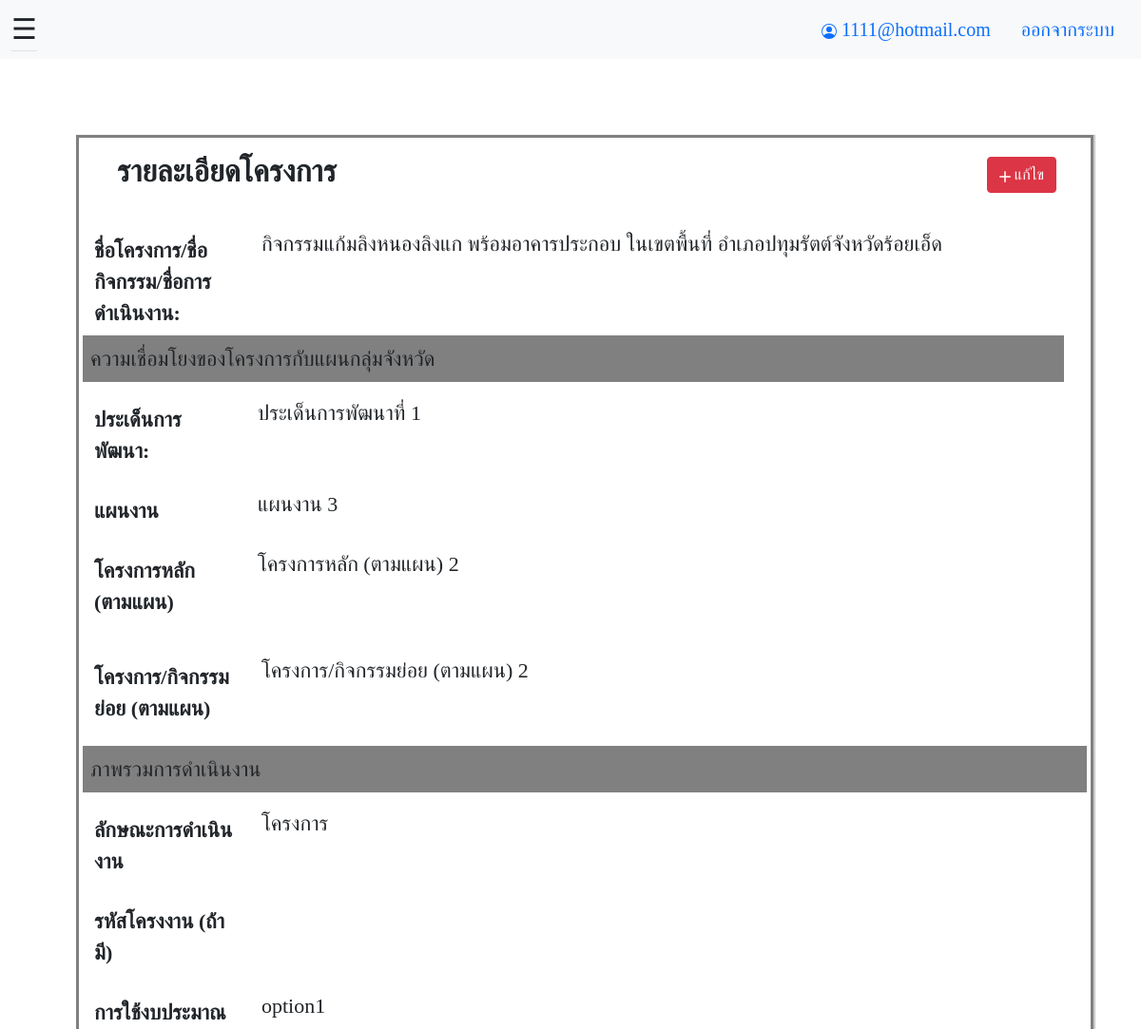
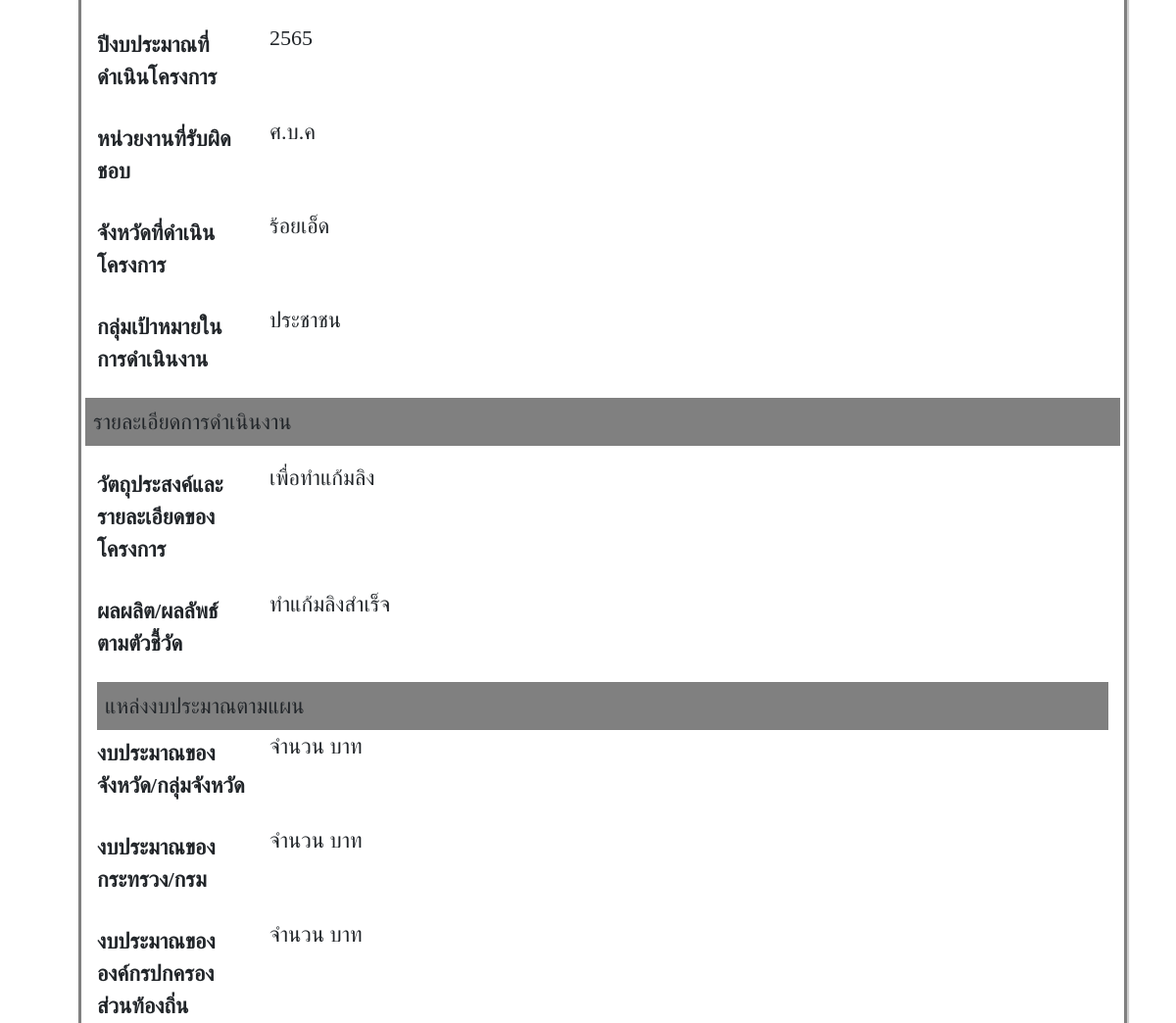
/index/detail.php?project_id=14 (signed in, upper part), run on an earlier commit of the app's database (2 pictures, top to bottom).
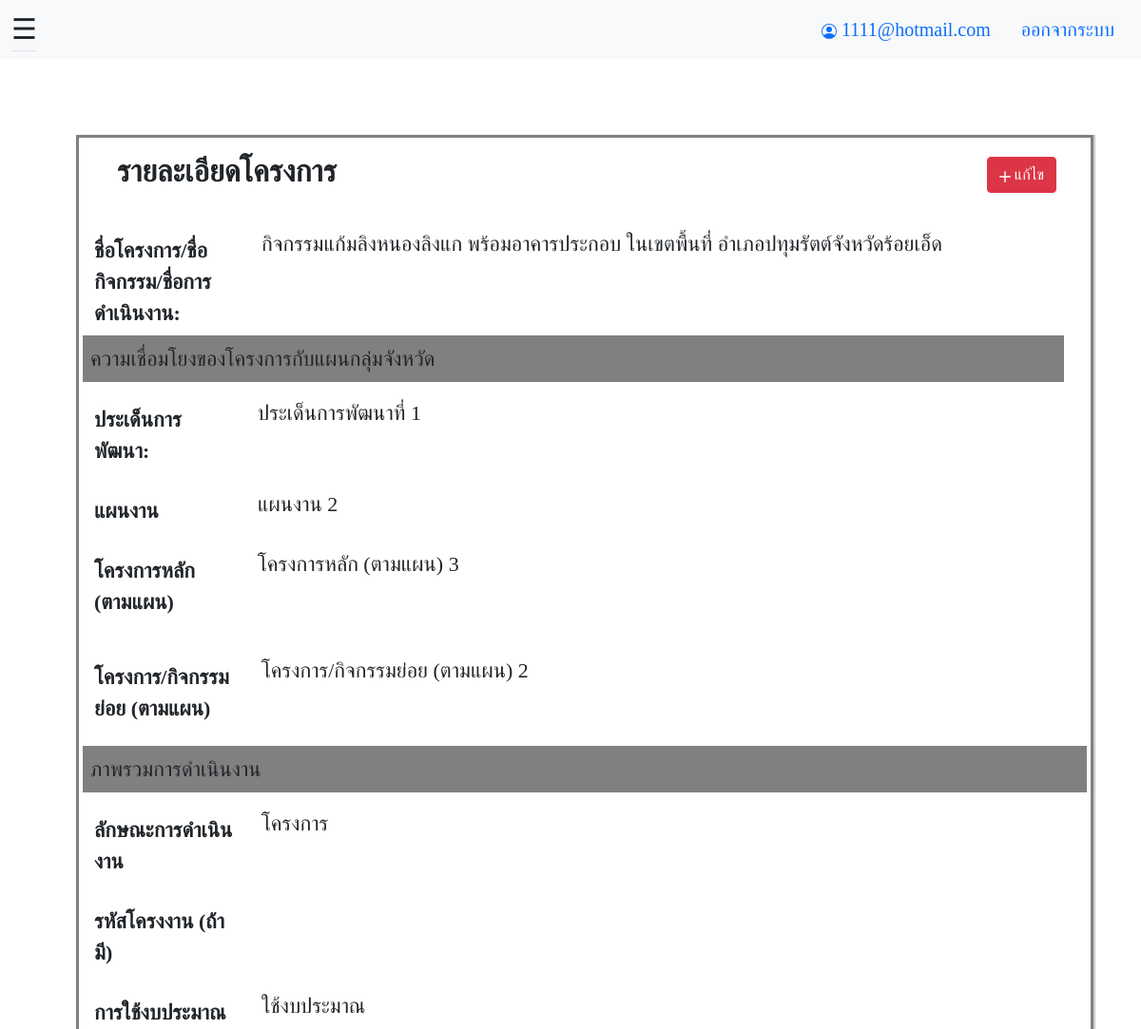
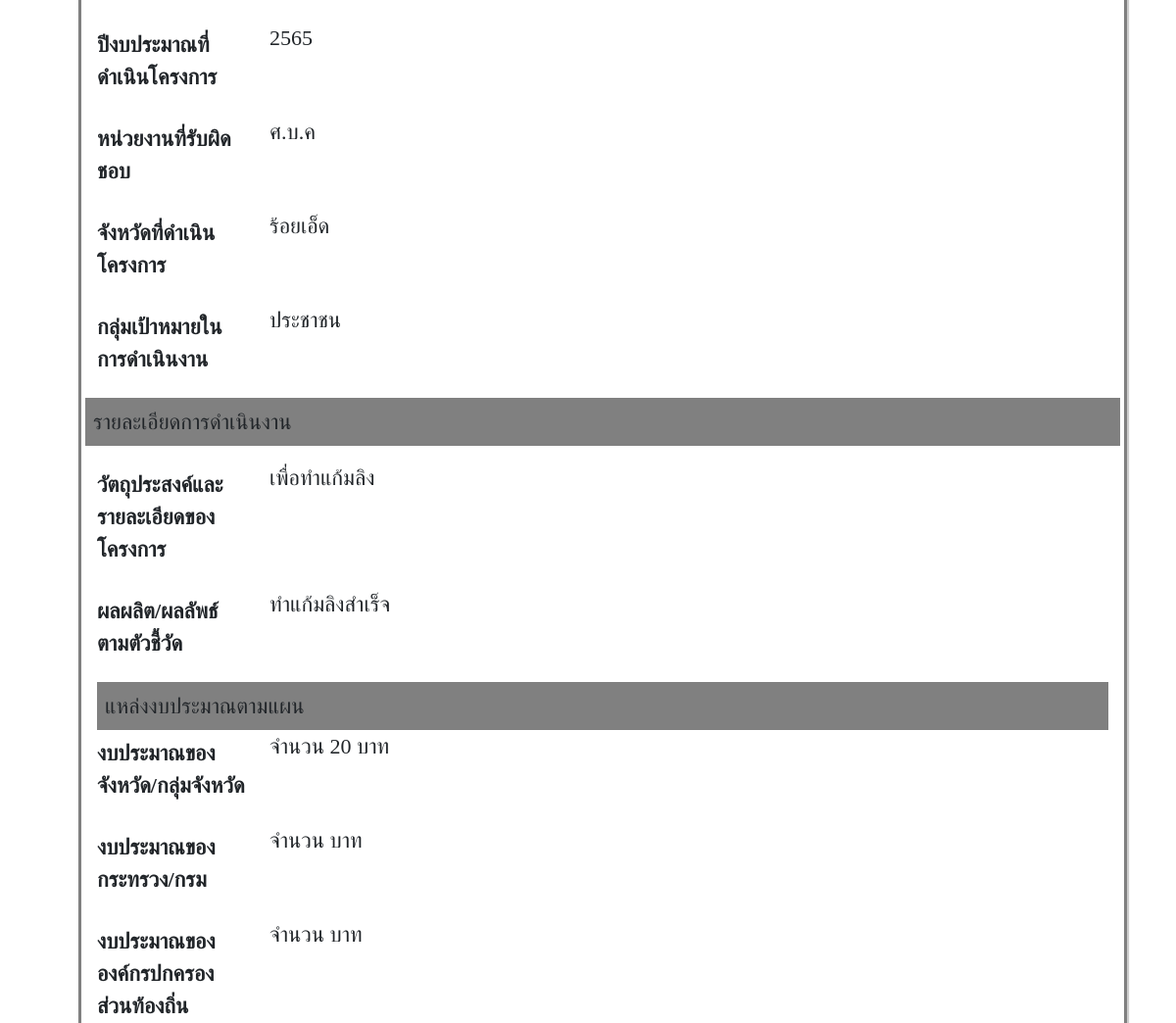
And on a later commit of the database (2 pictures, top to bottom).
### tables this page shows
CREATE TABLE `project` (
  `project_id` int(11) NOT NULL,
  `project_name` varchar(100) NOT NULL,
  `development_subject` varchar(200) NOT NULL,
  `project_roadmap` varchar(100) NOT NULL,
  `project_main` varchar(100) NOT NULL,
  `project_sub` varchar(100) NOT NULL,
  `operation_type` varchar(200) NOT NULL,
  `project_code` varchar(100) NOT NULL,
  `use_budget` varchar(200) NOT NULL,
  `budget_year` varchar(200) NOT NULL,
  `institution` varchar(100) NOT NULL,
  `province` varchar(100) NOT NULL,
  `target_user` varchar(100) NOT NULL,
  `project_objective` varchar(200) NOT NULL,
  `project_result` varchar(200) NOT NULL,
  `project_additional` varchar(200) NOT NULL,
  `budget_province_plan` int(11) DEFAULT NULL,
  `budget_province_receive` int(11) DEFAULT NULL,
  `budget_province_use` int(11) DEFAULT NULL,
  `budget_department_plan` int(11) DEFAULT NULL,
  `budget_department_receive` int(11) DEFAULT NULL,
  `budget_department_use` int(11) DEFAULT NULL,
  `budget_local_plan` int(11) DEFAULT NULL,
  `budget_local_receive` int(11) DEFAULT NULL,
  `budget_local_use` int(11) DEFAULT NULL,
  `budget_private_plan` int(11) DEFAULT NULL,
  `budget_private_receive` int(11) DEFAULT NULL,
  `budget_private_use` int(11) DEFAULT NULL,
  `user_id` int(11) NOT NULL,
  `file_path` varchar(200) NOT NULL
);

### index/detail.php (the view, shortened to what the changed rows need)
<!DOCTYPE html>
<html lang="en">
<head>
  <?php include "../connect.php" ?>
</head>
<body>
  <?php
  $stmt = $pdo->prepare("SELECT * FROM project where project_id = ?");
  $stmt->bindParam(1, $_GET["project_id"]);
  $stmt->execute();
  ?>
  <?php $row = $stmt->fetch()  ?>
  <div id="main" class="main bd-main order-1">
    <div class="bd-intro ps-lg-4">
      <div class="d-md-flex flex-md-row-reverse align-items-center justify-content-between">
        <h2 class="bd-title" id="content" style="font-weight: bold;">รายละเอียดโครงการ</h2>
      </div>
    </div>
    <br>
    <div class="w-100 bd-highlight">
      <div class="row mb-3">
        <label for="project_code" class="col-sm-2 col-form-label" style="font-weight: bold;">ชื่อโครงการ/ชื่อกิจกรรม/ชื่อการดำเนินงาน:</label>
        <div class="col-sm-10">
          <?= $row["project_name"] ?>
        </div>
        <div class="row mb-3">
          <div class="-flex p-2 bd-highlight" style="background-color: gray;">
          </div>
        </div>
        <div class="row mb-3">
          <label for="project_code" class="col-sm-2 col-form-label" style="font-weight: bold;">ประเด็นการพัฒนา: </label>
          <div class="col-sm-10">
            <?= $row["development_subject"] ?>
          </div>
        </div>
        <div class="row mb-3">
          <label for="project_code" class="col-sm-2 col-form-label" style="font-weight: bold;">แผนงาน</label>
          <div class="col-sm-10">
            <?= $row["project_roadmap"] ?>
          </div>
        </div>
        <div class="row mb-3">
          <label for="project_code" class="col-sm-2 col-form-label" style="font-weight: bold;">โครงการหลัก (ตามแผน)</label>
          <div class="col-sm-10">
            <?= $row["project_main"] ?>
          </div>
        </div>
      </div>
      <div class="row mb-3">
        <label for="project_code" class="col-sm-2 col-form-label" style="font-weight: bold;">โครงการ/กิจกรรมย่อย (ตามแผน)</label>
        <div class="col-sm-10">
          <?= $row["project_sub"] ?>
        </div>
      </div>
      <div class="row mb-3">
        <label for="project_code" class="col-sm-2 col-form-label" style="font-weight: bold;">ลักษณะการดำเนินงาน</label>
        <div class="col-sm-10">
          <?= $row["operation_type"] ?>
        </div>
      </div>
      <div class="row mb-3">
        <label for="project_code" class="col-sm-2 col-form-label" style="font-weight: bold;">การใช้งบประมาณ</label>
        <div class="col-sm-10">
          <?= $row["use_budget"] ?>
        </div>
      </div>
      <div class="row mb-3">
        <label for="project_code" class="col-sm-2 col-form-label" style="font-weight: bold;">ปีงบประมาณที่ดำเนินโครงการ</label>
        <div class="col-sm-10">
          <?= $row["budget_year"] ?>
        </div>
      </div>
      <div class="row mb-3">
        <label for="project_code" class="col-sm-2 col-form-label" style="font-weight: bold;">หน่วยงานที่รับผิดชอบ</label>
        <div class="col-sm-10">
          <?= $row["institution"] ?>
        </div>
      </div>
      <div class="row mb-3">
        <label for="project_code" class="col-sm-2 col-form-label" style="font-weight: bold;">จังหวัดที่ดำเนินโครงการ</label>
        <div class="col-sm-10">
          <?= $row["province"] ?>
        </div>
      </div>
      <div class="row mb-3">
        <label for="project_code" class="col-sm-2 col-form-label" style="font-weight: bold;">กลุ่มเป้าหมายในการดำเนินงาน</label>
        <div class="col-sm-10">
          <?= $row["target_user"] ?>
        </div>
      </div>
      <div class="row mb-3">
        <label for="project_code" class="col-sm-2 col-form-label" style="font-weight: bold;">วัตถุประสงค์และรายละเอียดของโครงการ</label>
        <div class="col-sm-10">
          <?= $row["project_objective"] ?>
        </div>
      </div>
      <div class="row mb-3">
        <label for="project_code" class="col-sm-2 col-form-label" style="font-weight: bold;">ผลผลิต/ผลลัพธ์ ตามตัวชี้วัด</label>
        <div class="col-sm-10">
          <?= $row["project_result"] ?>
        </div>
      </div>
      <div>
        <div class="row mb-3">
          <label for="project_code" class="col-sm-2 col-form-label" style="font-weight: bold;">งบประมาณของจังหวัด/กลุ่มจังหวัด</label>
          <div class="col-sm-10">
            จำนวน <?= $row["budget_province_plan"] ?> บาท
          </div>
        </div>
        <br>
      </div>
    </div>
</body>
</html>

What changed in the data, as far as the page shows it:
changed project "ประเด็นการพัฒนาที่ 1": project_roadmap "แผนงาน 3" → "แผนงาน 2"; project_main "โครงการหลัก (ตามแผน) 2" → "โครงการหลัก (ตามแผน) 3"; use_budget "option1" → "ใช้งบประมาณ"; budget_province_plan (not shown) → "20"
